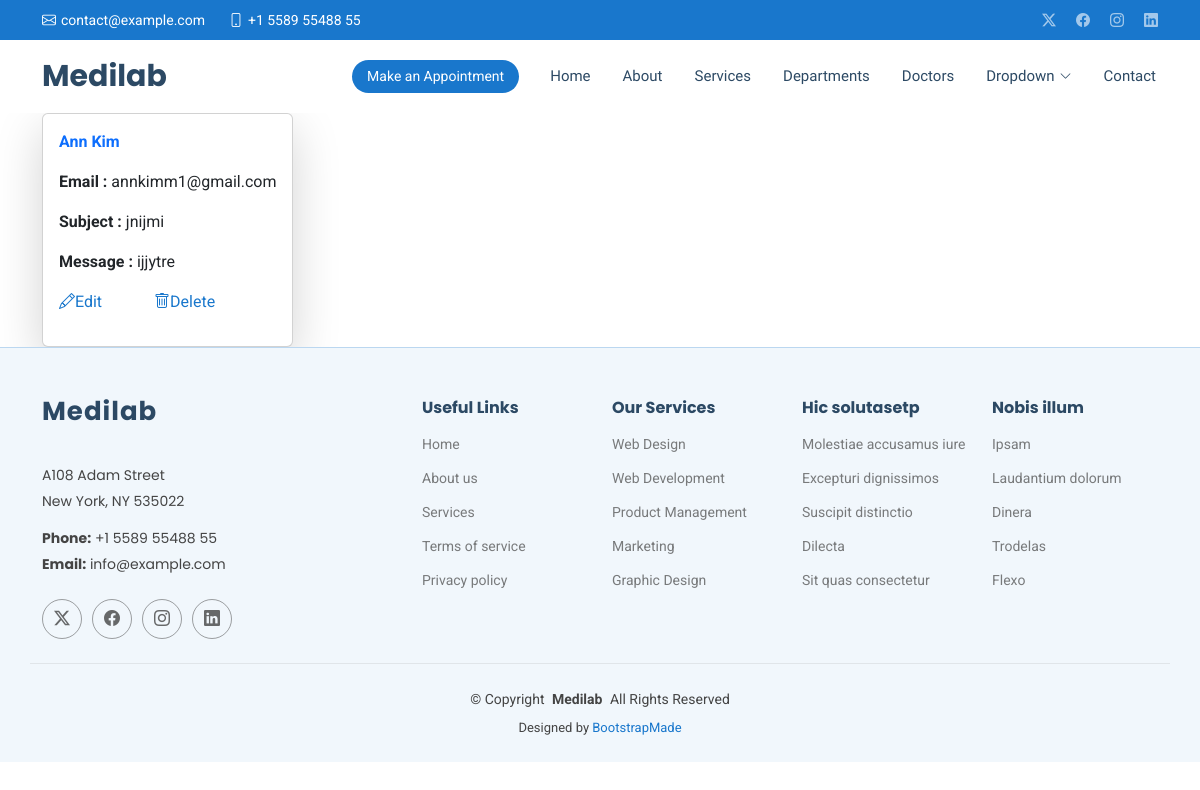
Page /displaycontacts/ on the earlier database version.
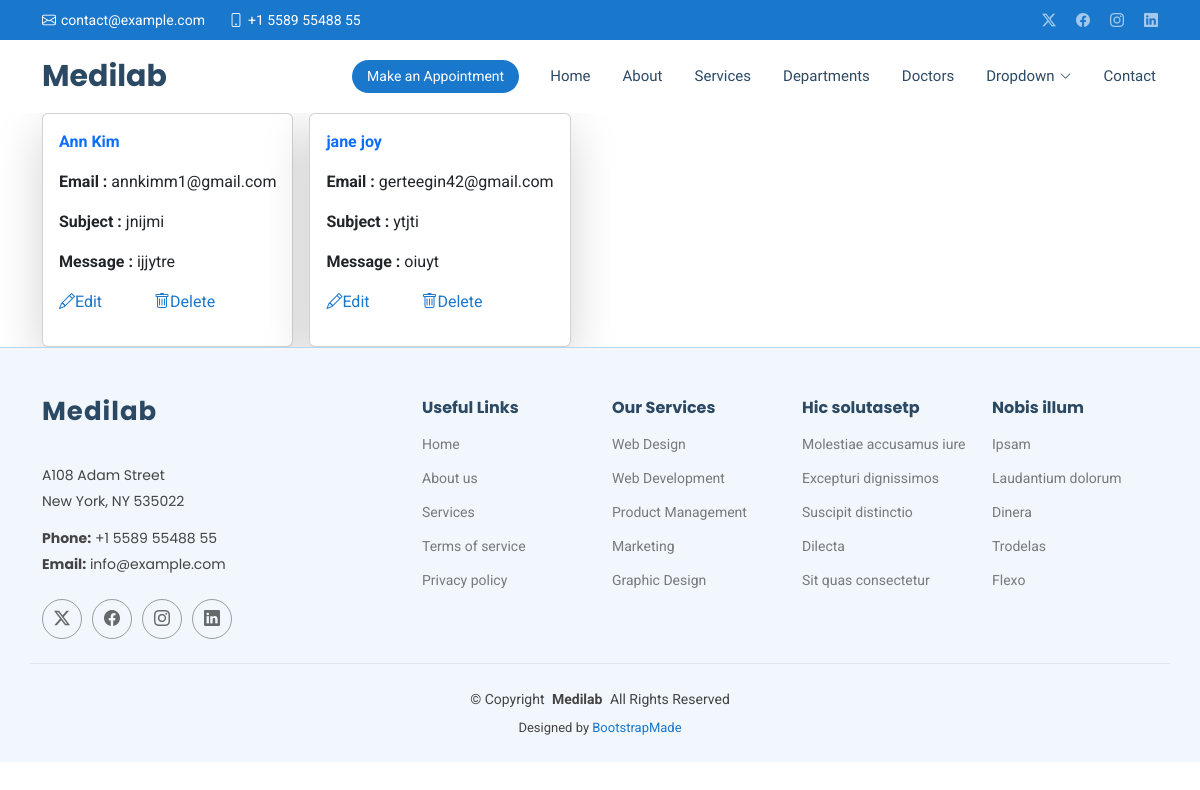
Same page on the later database version.
### mediapp/models.py (models this page shows, shortened)
class contact2(models.Model):
    name = models.CharField(max_length=20)
    email = models.EmailField()
    subject = models.CharField(max_length=50)
    message = models.TextField()

### mediapp/views.py (the view)
# urls.py: path('displaycontacts/', views.displaycontacts, name='contacts'),
def displaycontacts (request):
    contacts = contact2.objects.all()
    return render (request, 'displaycontacts.html', {'all':contacts})

### Templates/displaycontacts.html
{% extends "starter-page.html" %}
{% load static %}
{% block content %}
<div class="d-flex flex-wrap gap-3 container">
    {% for x in all %}
        <div class="card w-30 p-3 shadow-lg">
        <p class="text-primary fw-bold">{{ x.name }}</p>
        <p><b>Email : </b> {{ x.email }}</p>
        <p><b>Subject : </b> {{ x.subject }}</p>
        <p><b>Message : </b> {{ x.message }}</p>
        <p>
            <a href="" class=" me-5">
                <i class="bi bi-pencil"></i>Edit
            </a>
            <a href="/delete/{{ x.id }}">
                <i class="bi bi-trash"></i>Delete
            </a>
        </p>
        </div>
    {% endfor %}
</div>
{% endblock %}

Differences in the rows shown:
added contact2: name "jane joy", email "gerteegin42@gmail.com", subject "ytjti", message "oiuyt"
